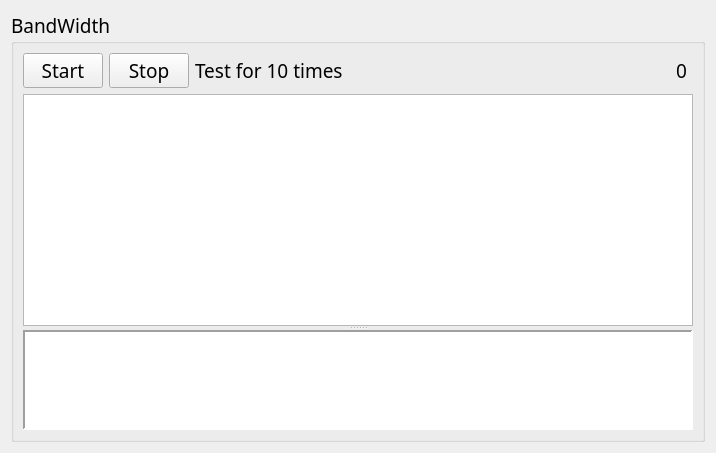
<?xml version="1.0" encoding="UTF-8"?>
<ui version="4.0">
 <class>BandWidgetTestWidget</class>
 <widget class="QWidget" name="BandWidgetTestWidget">
  <property name="geometry">
   <rect>
    <x>0</x>
    <y>0</y>
    <width>716</width>
    <height>453</height>
   </rect>
  </property>
  <property name="windowTitle">
   <string>Form</string>
  </property>
  <layout class="QGridLayout" name="gridLayout_2">
   <item row="0" column="0">
    <widget class="QGroupBox" name="groupBox">
     <property name="font">
      <font>
       <family>Agency FB</family>
       <pointsize>14</pointsize>
      </font>
     </property>
     <property name="title">
      <string>BandWidth</string>
     </property>
     <layout class="QGridLayout" name="gridLayout">
      <item row="0" column="0">
       <widget class="QPushButton" name="startButton">
        <property name="text">
         <string>Start</string>
        </property>
       </widget>
      </item>
      <item row="0" column="1">
       <widget class="QPushButton" name="stopButton">
        <property name="font">
         <font>
          <family>Agency FB</family>
         </font>
        </property>
        <property name="text">
         <string>Stop</string>
        </property>
       </widget>
      </item>
      <item row="0" column="2">
       <widget class="QLabel" name="label">
        <property name="font">
         <font>
          <family>Agency FB</family>
         </font>
        </property>
        <property name="text">
         <string>Test for 10 times</string>
        </property>
       </widget>
      </item>
      <item row="0" column="3">
       <spacer name="horizontalSpacer">
        <property name="orientation">
         <enum>Qt::Horizontal</enum>
        </property>
        <property name="sizeHint" stdset="0">
         <size>
          <width>40</width>
          <height>20</height>
         </size>
        </property>
       </spacer>
      </item>
      <item row="0" column="4">
       <widget class="QLabel" name="label_everageBandwidth">
        <property name="text">
         <string>0</string>
        </property>
       </widget>
      </item>
      <item row="1" column="0" colspan="6">
       <widget class="QSplitter" name="splitter">
        <property name="orientation">
         <enum>Qt::Vertical</enum>
        </property>
        <widget class="QGraphicsView" name="graphicsView"/>
        <widget class="QTableWidget" name="tableWidget">
         <property name="maximumSize">
          <size>
           <width>16777215</width>
           <height>100</height>
          </size>
         </property>
         <property name="font">
          <font>
           <family>Agency FB</family>
           <pointsize>12</pointsize>
          </font>
         </property>
         <property name="autoFillBackground">
          <bool>true</bool>
         </property>
         <property name="frameShape">
          <enum>QFrame::Panel</enum>
         </property>
         <property name="lineWidth">
          <number>2</number>
         </property>
         <property name="textElideMode">
          <enum>Qt::ElideMiddle</enum>
         </property>
         <property name="rowCount">
          <number>0</number>
         </property>
         <property name="columnCount">
          <number>0</number>
         </property>
         <attribute name="horizontalHeaderDefaultSectionSize">
          <number>50</number>
         </attribute>
         <attribute name="verticalHeaderVisible">
          <bool>false</bool>
         </attribute>
        </widget>
       </widget>
      </item>
     </layout>
    </widget>
   </item>
  </layout>
 </widget>
 <resources/>
 <connections/>
</ui>
